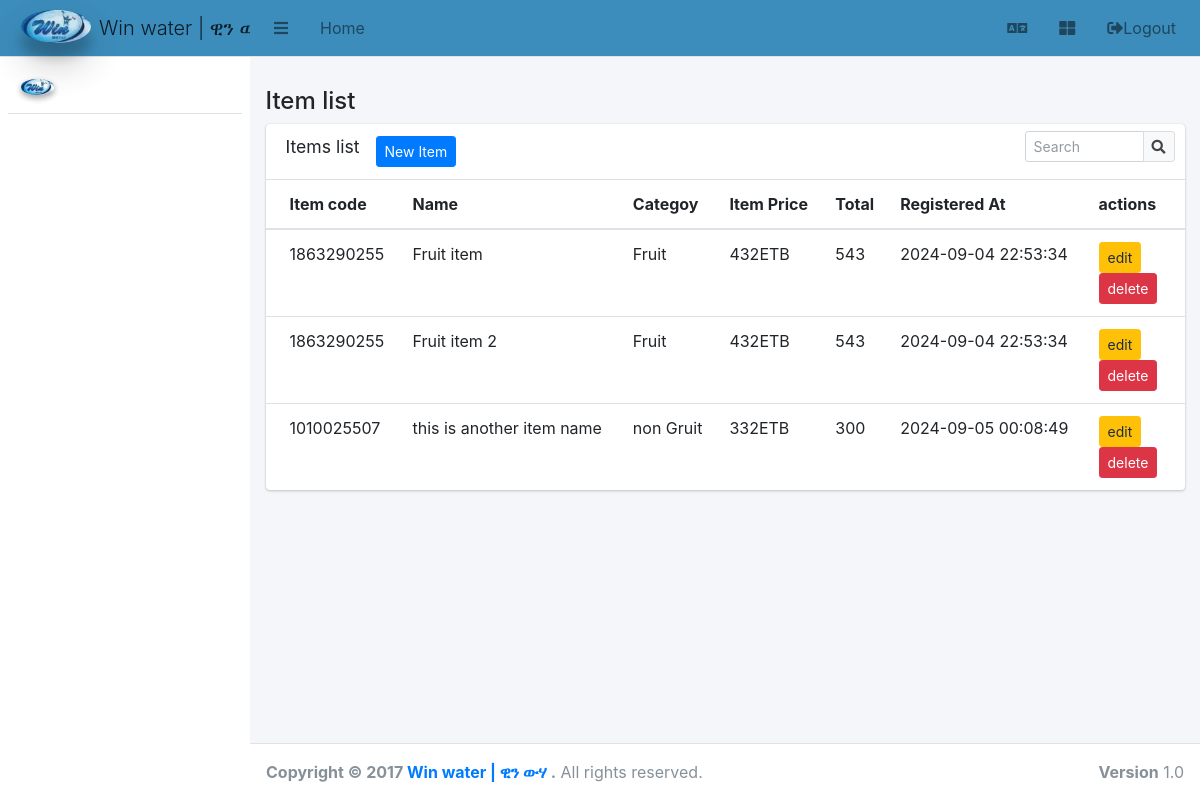
The page /item.list.php on the database as committed earlier.
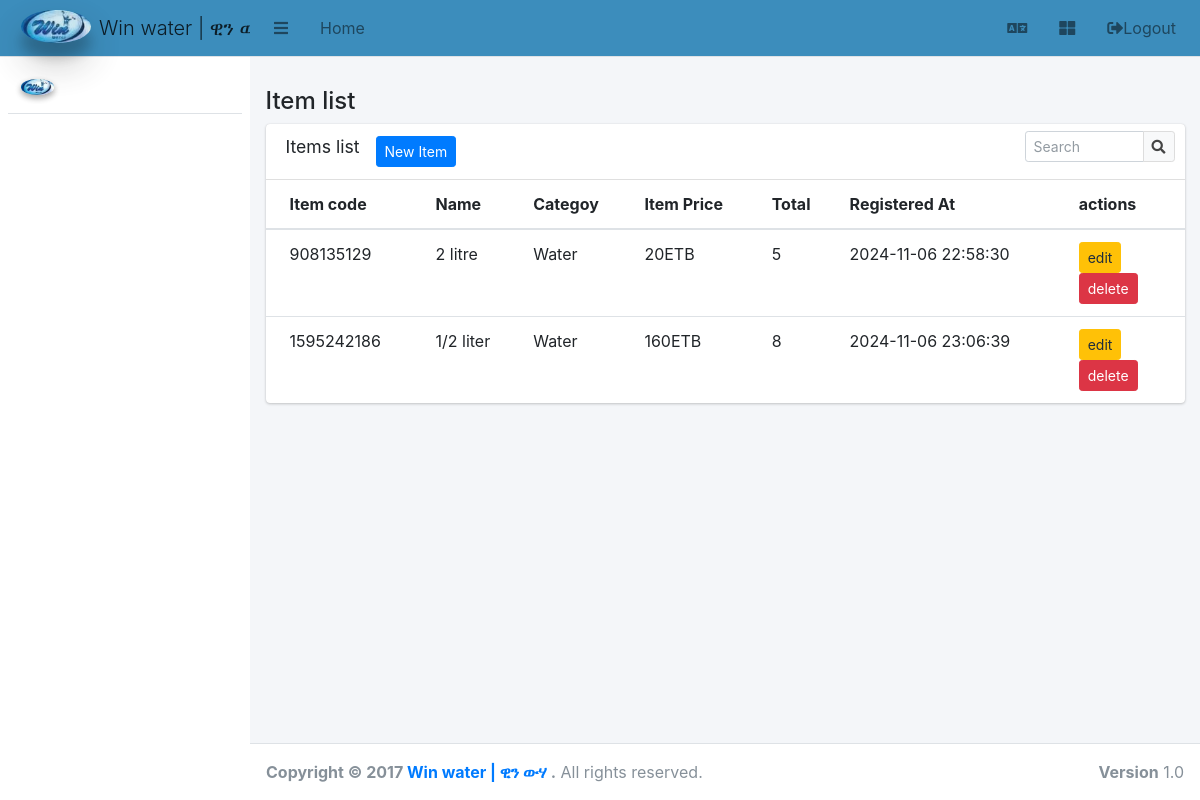
The same page on the database as committed later.
### tables this page shows
CREATE TABLE `items` (
  `id` int(11) NOT NULL,
  `name` varchar(250) NOT NULL,
  `registered_at` datetime NOT NULL DEFAULT current_timestamp(),
  `total` int(11) NOT NULL,
  `category` varchar(100) NOT NULL,
  `registered_by_id` int(11) NOT NULL,
  `item_price` float NOT NULL,
  `item_code` varchar(20) NOT NULL,
  `status` int(11) NOT NULL,
  `description` text NOT NULL,
  `expiry_date` date NOT NULL
);

### item.list.php (the view, shortened to what this page needs)
<?php include('includes/header.php'); ?>
<?php
$sql = "SELECT * FROM items";
$result = mysqli_query($conn, $sql);
?>
<div class="col-12">
    <h4>Item list </h4>
</div>
<div class="col-12">
    <div class="card">
        <div class="card-header">
            <h3 class="card-title"> Items list</h3>
            <a href="item.new.php" class="btn btn-primary btn-sm mx-3">New Item</a>
            <div class="card-tools">
                <div class="input-group input-group-sm" style="width: 150px;">
                    <input type="text" name="table_search" class="form-control float-right" placeholder="Search">
                    <div class="input-group-append">
                        <button type="submit" class="btn btn-default"><i class="fas fa-search"></i></button>
                    </div>
                </div>
            </div>
        </div>
        <div class="card-body table-responsive p-0">
            <table class="table table-hover ">
                <thead>
                    <tr>
                        <th>Item code</th>
                        <th>Name</th>
                        <th>Categoy</th>
                        <th>Item Price</th>
                        <th>Total</th>
                        <th>Registered At</th>
                        <th>actions</th>
                    </tr>
                </thead>
                <tbody>
                    <?php
                    if (mysqli_num_rows($result) > 0) {
                        while ($row = mysqli_fetch_assoc($result)) {
                    ?>
                            <tr>
                                <td><?php echo $row['item_code'] ?></td>
                                <td><?php echo $row['name']  ?></td>
                                <td><span class="tag tag-success"><?php echo $row['category'] ?></span></td>
                                <td><?php echo $row['item_price'] ?>ETB</td>
                                <td><?php echo $row['total'] ?></td>
                                <td><?php echo $row['registered_at'] ?></td>
                                <td>
                                    <a href="item.edit.php?id=<?php echo $row['id']; ?>" class="btn btn-warning btn-sm">edit</a>
                                    <form method="post" onsubmit="return confirm('are you sure you want to delete this item');" action="<?php echo htmlspecialchars($_SERVER["PHP_SELF"]); ?>" class="form-horizontal form-inline">
                                        <button class="btn btn-danger btn-sm">delete</button>
                                    </form>
                                </td>
                            </tr>
                    <?php
                        }
                    } else {
                        echo "0 results";
                    }
                    ?>
                </tbody>
            </table>
        </div>
    </div>
</div>
</div>
</div>
</div>
<?php include('includes/footer.php'); ?>

### includes/header.php (shortened to what this page needs)
<?php
$user = new stdClass();
?>
<!DOCTYPE html>
<html>
<head>
	<link rel="stylesheet" href="assets/css/all.min.css">
	<link rel="stylesheet" href="assets/css/fontawesome.min.css">
	<link rel="stylesheet" href="assets/css/tempusdominus-bootstrap-4.min.css">
	<link rel="stylesheet" href="assets/css/adminlte.min.css">
	<link rel="stylesheet" href="assets/css/OverlayScrollbars.min.css">
	<link rel="stylesheet" href="assets/css/daterangepicker.css">
	<link rel="stylesheet" href="assets/css/pace-theme-minimal.css">
	<link rel="stylesheet" href="assets/css/select2.min.css">
	<link rel="stylesheet" href="assets/css/select2-bootstrap4.min.css">
	<link rel="stylesheet" href="assets/css/sweetalert2.min.css">
</head>
<body class="hold-transition sidebar-mini hold-transition   pace-primary">
	<div class="wrapper">
		<?php include "includes/menus/topnav.html.php";
		include("includes/menus/sidenav.html.php"); ?>
		<div class="content-wrapper">
			<div class="content-header">
			</div>
			<section class="content">
				<div class="container-fluid">
					<div class="row">

### includes/menus/topnav.html.php (shortened to what this page needs)
<nav class="main-header navbar navbar-expand navbar-lightblue navbar-light">
		<ul class="navbar-nav"> <li class="nav-item">
			<a class="nav-link" data-widget="pushmenu" href="#">
				<i class="fas fa-bars"></i>
			</a>
		</li>
		<li class="nav-item d-none d-sm-inline-block">
			<a href="index.php" class="nav-link">Home</a>
		</li>
	</ul>
		<ul class="navbar-nav ml-auto">
			<li class="nav-item dropdown"> <a class="nav-link" data-toggle="dropdown" href="#">
				<i class="fas fa-language"></i>
			</a>
		</li>
		<li class="nav-item dropdown">
			<a class="nav-link" data-toggle="dropdown" href="#" aria-expanded="true">
				<i class="fas fa-th-large"></i>
			</a>
		</li>
	<?php	 if($user) {
		?>
		<li  class="nav-item">
			<a href="logout.php" class="nav-link">
				<i class="fa fa-sign-out-alt" aria-hidden="true"></i>Logout
			</a>
		</li>
		<?php }?>
	</ul>
</nav>

### includes/menus/sidenav.html.php (shortened to what this page needs)
<aside class="main-sidebar sidebar-white     sidebar-light-blue">
	<a href="#" class="brand-link navbar-lightblue"> <img src="assets/images/logo-win.PNG" height="100" width="80" alt="Win water | ዊን ውሃ " class="brand-image img-circle elevation-5" style="opacity: .8">
		<span class="brand-text font-weight-light">Win water | ዊን ውሃ</span>
	</a>
	<div class="sidebar">
		<?php
		if (1 == 1) {
		?>
			<div class="user-panel mt-3 pb-3 mb-3 d-flex">
				<div class="image">
					<img src="assets/images/logo-win.PNG" class="img-circle elevation-2" alt="User">
				</div>
				<div class="info">
				</div>
			</div>
		<?php } ?>
	</div>
</aside>

### includes/footer.php (shortened to what this page needs)
</div>
<footer class="main-footer">
    <strong>Copyright &copy;
        2017
        <a href=" http://Win.water.com"> Win water | ዊን ውሃ
        </a>.</strong>
    All rights reserved.
    <div class="float-right d-none d-sm-inline-block">
        <b>Version</b>
        1.0
    </div>
</footer>
</body>
</html>

Rows that differ between the two databases and show on the page:
removed items: item_code "1863290255", name "Fruit item", category "Fruit", item_price "432", total "543", registered_at "2024-09-04 22:53:34"
removed items: item_code "1863290255", name "Fruit item 2", category "Fruit", item_price "432", total "543", registered_at "2024-09-04 22:53:34"
removed items: item_code "1010025507", name "this is another item name", category "non Gruit", item_price "332", total "300", registered_at "2024-09-05 00:08:49"
added items: item_code "908135129", name "2 litre", category "Water", item_price "20", total "5", registered_at "2024-11-06 22:58:30"
added items: item_code "1595242186", name "1/2 liter", category "Water", item_price "160", total "8", registered_at "2024-11-06 23:06:39"
